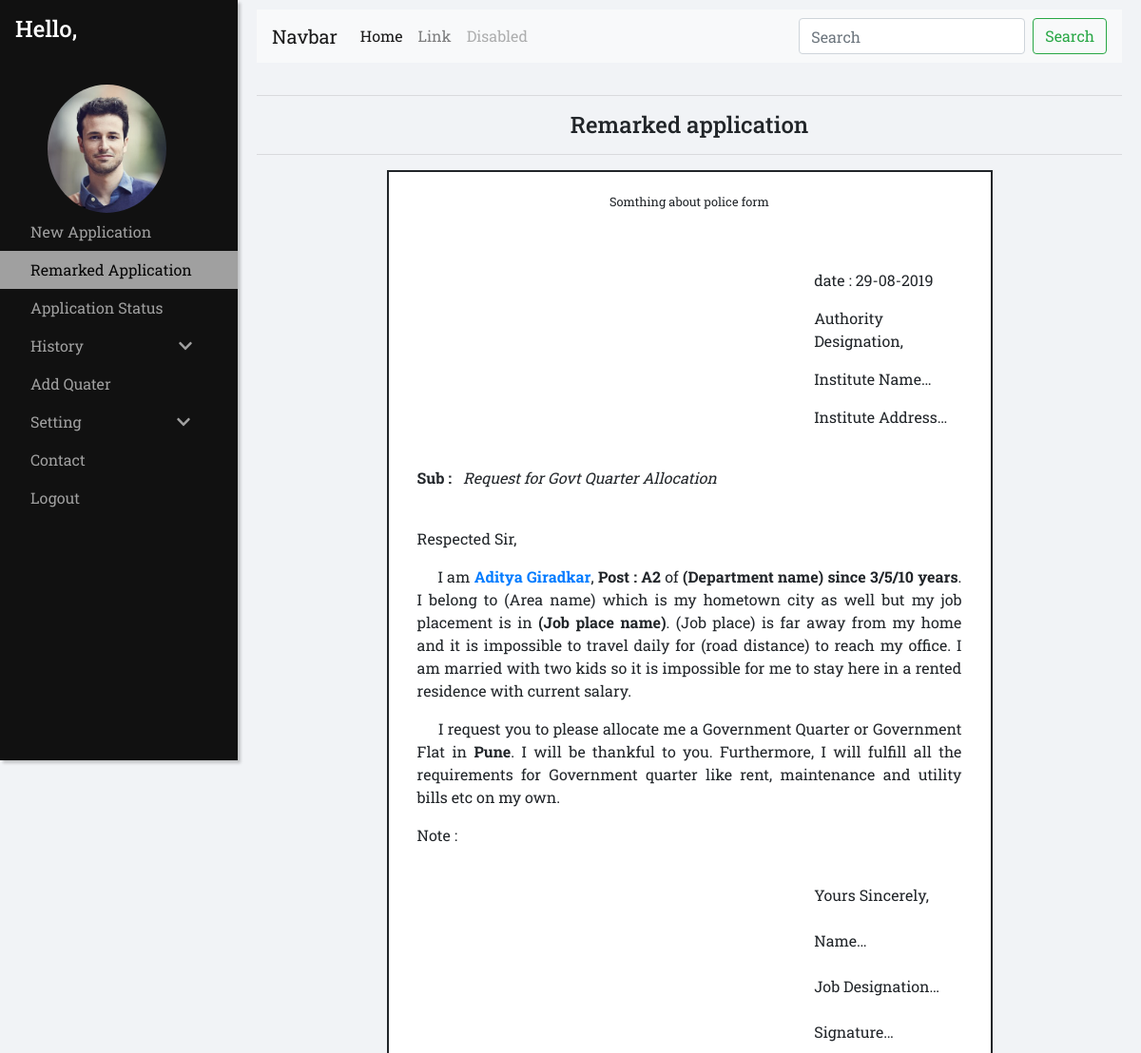
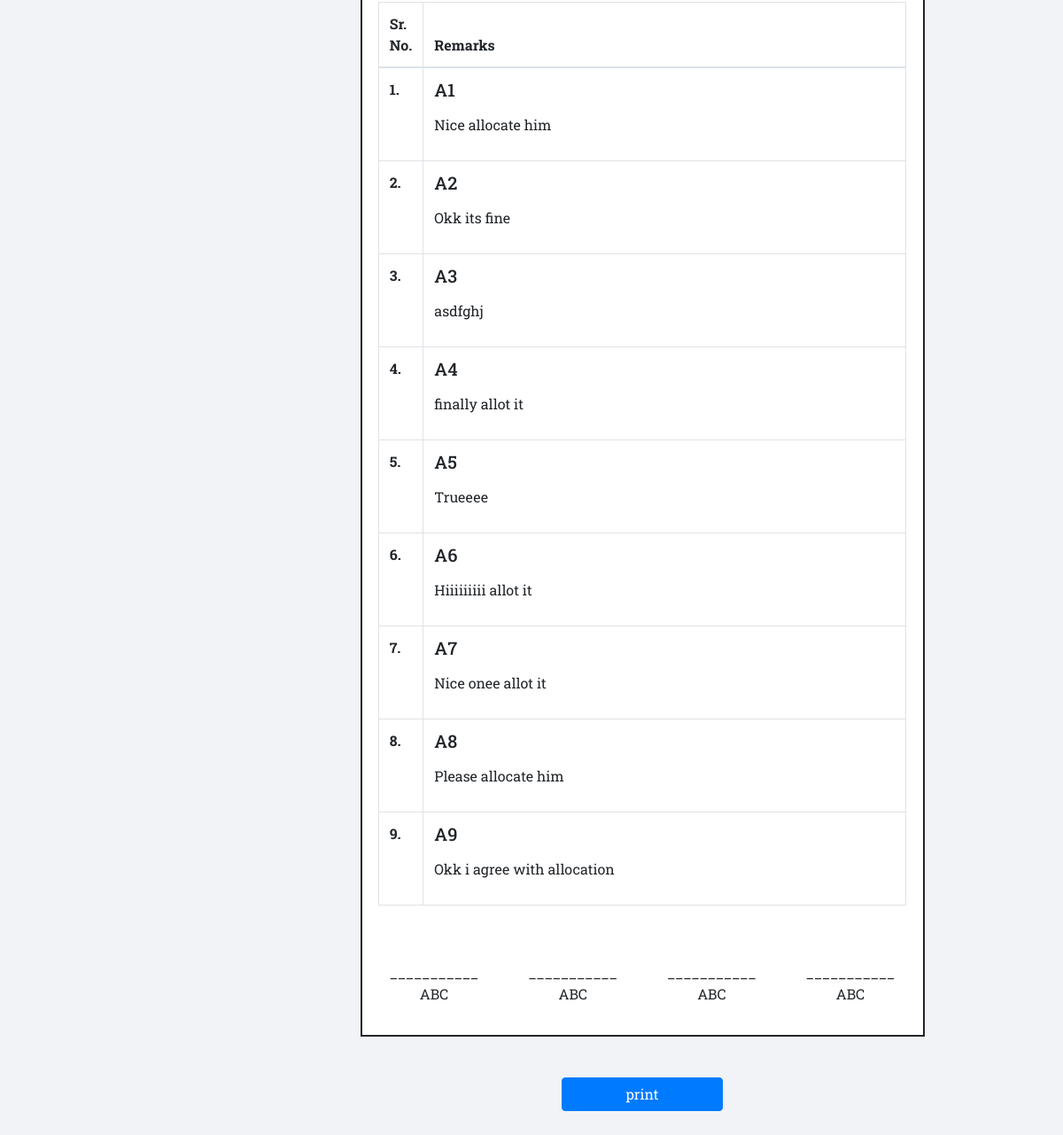
Page /admin/remarked_app/remarked.php?user_id=3&city=Pune&applicant=8 on the committed database (2 pictures, top to bottom).
### tables this page shows
CREATE TABLE `users` (
  `id` int(100) NOT NULL,
  `username` varchar(100) NOT NULL,
  `user_firstname` varchar(100) NOT NULL,
  `user_lastname` varchar(100) NOT NULL,
  `user_password` varchar(100) NOT NULL,
  `Age` int(100) NOT NULL,
  `user_image` varchar(100) NOT NULL,
  `Gender` varchar(100) NOT NULL,
  `quater_resident` varchar(50) NOT NULL,
  `quater_id` int(50) NOT NULL,
  `area_id` int(50) NOT NULL,
  `city_id` int(100) NOT NULL,
  `post_id` int(100) NOT NULL,
  `user_role` varchar(255) NOT NULL,
  `mobile_no` int(100) NOT NULL
);

CREATE TABLE `post` (
  `post_id` int(50) NOT NULL,
  `post` varchar(50) NOT NULL
);

CREATE TABLE `remarks` (
  `id` int(11) NOT NULL,
  `post_id` int(50) NOT NULL,
  `user_id` int(100) NOT NULL,
  `applicant_id` int(100) NOT NULL,
  `remark` varchar(100) NOT NULL,
  `status` varchar(155) NOT NULL
);

### admin/remarked_app/remarked.php (the view, shortened to what this page needs)
<!doctype html>
<html lang="en">
<head>
    <link rel="stylesheet" href="https://stackpath.bootstrapcdn.com/bootstrap/4.3.1/css/bootstrap.min.css">
    <link rel="stylesheet" href="https://cdnjs.cloudflare.com/ajax/libs/malihu-custom-scrollbar-plugin/3.1.5/jquery.mCustomScrollbar.min.css">
    <link rel="stylesheet" href="remarked.css">
    <link rel="stylesheet" href="../user.css">
</head>
<?php
	include("../../db.php");
	$userid=$_GET['user_id'];
	$city=$_GET['city'];
	$applicantid=$_GET['applicant'];
	$qry="SELECT * FROM `users` WHERE `id`='$userid'";
	$run=mysqli_query($con,$qry);
	$row=mysqli_fetch_assoc($run);
	$firstname=$row['user_firstname'];
	$lastname=$row['user_lastname'];
	$postid=$row['post_id'];
	$qry1="SELECT * FROM `post` WHERE `post_id`='$postid'";
	$run1=mysqli_query($con,$qry1);
	$row1=mysqli_fetch_assoc($run1);
	$post=$row1['post'];
	?>
<body>
    <?php include("../sidebar-over.php")?>
    <div id="main">
        <section>
            <div class="total">
                <hr>
                <h4>
                    <center>Remarked application</center>
                </h4>
                <hr>
                <div class="complete" id="printableArea">
                    <div class="upper-part">
                        <center><small>Somthing about police form</small></center>
                    </div>
                    <div class="top">
                        <p>date : 29-08-2019</p>
                        <p>Authority Designation,</p>
                        <p>Institute Name…</p>
                        <p>Institute Address…</p>
                    </div>
                    <div class="subject">
                        <p><strong>Sub : </strong> &nbsp;&nbsp;<em>Request for Govt Quarter Allocation</em></p>
                    </div>
                    <div class="main-body">
                        <p>Respected Sir,</p>
                        <p>&nbsp;&nbsp;&nbsp;&nbsp;&nbsp;I am <a href="#"><strong><?php echo $firstname." ".$lastname ;?></strong></a>, <strong>Post : <?php echo $post; ?></strong> of <strong>(Department name) since 3/5/10 years</strong>. I belong to (Area name) which is my hometown city as well but my job placement is in <strong>(Job place name)</strong>. (Job place) is far away from my home and it is impossible to travel daily for (road distance) to reach my office. I am married with two kids so it is impossible for me to stay here in a rented residence with current salary.</p>
                        <p>&nbsp;&nbsp;&nbsp;&nbsp;&nbsp;I request you to please allocate me a Government Quarter or Government Flat in <strong><?php echo $city; ?></strong>. I will be thankful to you. Furthermore, I will fulfill all the requirements for Government quarter like rent, maintenance and utility bills etc on my own.</p>
                        <p>Note : </p>
                    </div>
                    <div class="end">
                        Yours Sincerely,
                        <br><br>
                        Name…
                        <br><br>
                        Job Designation…
                        <br><br>
                        Signature…
                    </div>
                    <table class="table table-bordered">
                        <thead>
                            <tr>
                                <th scope="col">Sr. No.</th>
                                <th scope="col">Remarks</th>
                            </tr>
                        </thead>
                        <tbody>
                            <?php
						$remark_query="SELECT * FROM `remarks` WHERE `applicant_id`='$applicantid' ORDER BY `post_id` ASC";
						$run=mysqli_query($con,$remark_query);
						while($row=mysqli_fetch_assoc($run))
						{
							$post=$row['post_id'];
							$remark=$row['remark'];
						?>
                            <tr>
                                <th scope="row" class="sr_no"><?php echo $post; ?>.</th>
                                <td>
                                    <h5>A<?php echo $post; ?> </h5>
                                    <p><?php echo $remark; ?></p>
                                </td>
                            </tr>
                            <?php
						}
	?>
                        </tbody>
                    </table>
                    <div class="sign">
                        <div class="row">
                            <div class="col-md-3">
                                <center><br><br>
                                    ___________<br>
                                    <p>ABC</p>
                                </center>
                            </div>
                            <div class="col-md-3">
                                <center><br><br>
                                    ___________<br>
                                    <p>ABC</p>
                                </center>
                            </div>
                            <div class="col-md-3">
                                <center><br><br>
                                    ___________<br>
                                    <p>ABC</p>
                                </center>
                            </div>
                            <div class="col-md-3">
                                <center><br><br>
                                    ___________<br>
                                    <p>ABC</p>
                                </center>
                            </div>
                        </div>
                    </div>
                </div>
            </div>
            <div class="print-btn">
                <input type="button" class="btn btn-primary btn-block" onclick="printDiv('printableArea')" value="print" />
            </div>
        </section>
    </div>
</body>
</html>

### admin/remarked_app/remarked.css (style rules this page uses)
.total { padding-top: 2% }
.complete { margin: 0 15%; border: solid 2px; padding: 2%; background-color: #ffffff; }
.top { margin-left: 70%; padding: 10% 2% 2% 2%; background-color: rd; }
.subject { padding: 2%; background-color: yelow; }
.main-body { padding: 2%; background-color: blu; text-align: justify; }
.sr_no { width: 40px; }
.end { padding: 2%; background-color: gren; margin-left: 70%; }
.print-btn { padding: 5% 40%; }

### admin/user.css (style rules this page uses)
body { font-family: 'Roboto Slab', serif; background-color: #f1f3f6; }

### rows in the picture
users: user_firstname "Aditya", user_lastname "Giradkar"
post: post "A2"
remarks: post "1", remark "Nice allocate him"
remarks: post "2", remark "Okk its fine"
remarks: post "3", remark "asdfghj"
remarks: post "4", remark "finally allot it"
remarks: post "5", remark "Trueeee"
remarks: post "6", remark "Hiiiiiiiii allot it"
remarks: post "7", remark "Nice onee allot it"
remarks: post "8", remark "Please allocate him"
remarks: post "9", remark "Okk i agree with allocation"

### other values in the picture
$city "Pune"
